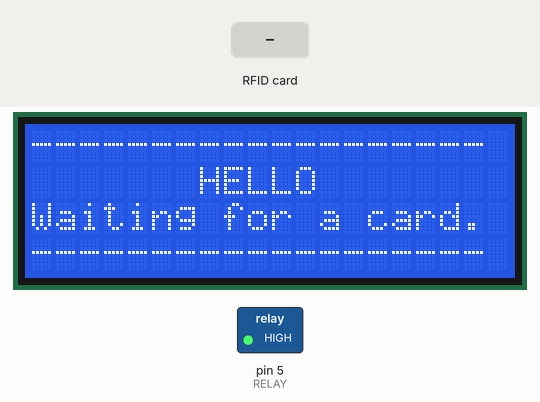
Recording of a sketch running on a simulated Arduino Uno, built with avr-gcc and run on an emulated ATmega328P. On the bench: 20×4 character LCD, switched loads named in the sketch (green lamp = pin HIGH). The inputs (shaded band) are chosen by the test bench. Pins used as bus, display or sensor lines are not drawn; what the sketch prints to the serial monitor is not drawn.

Above: at 1.3 s.
1.4 s: RFID card 5E 7A 19 C4 held to the reader
At 2.0 s:
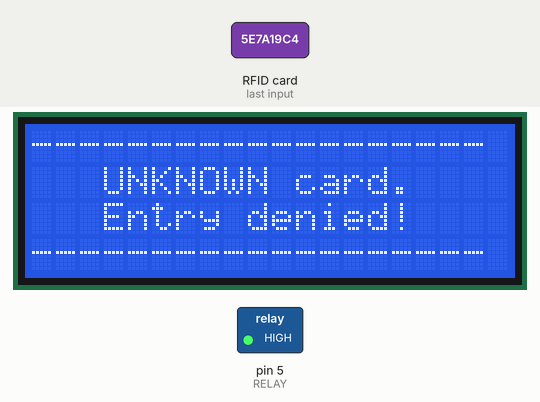
Timing chart, 0 to 4.4 s (numbered marks = the images above; inputs shaded):
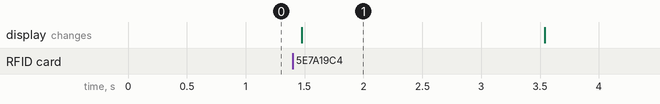

The sketch:

sketch.ino
```cpp
// RFID reader + LCD + RELAY (+ LED) - detection of my cards and control of access

// RELAY has reversed states > LOW is ON (meaning opened) and HIGH is OFF (meaning closed)

// libraries for RFID reader
#include <SPI.h>
#include <MFRC522.h>
// libraries for LCD (I2C)
#include <Wire.h>
#include <LiquidCrystal_I2C.h>

// map pins on board (UNO R3) for SDA a RST pins on reader (for SPI communication)
#define SDA_PIN 10
#define RST_PIN 9
// map pin on board to RELAY
#define RELAY 5

// time limits after reading a card
#define STAY_OPEN 5000
#define STAY_LOCKED 2000

// instantiate RFID reader (from lib.)
MFRC522 rfid(SDA_PIN, RST_PIN);
// instantiate LCD (I2C address is 0x27)
LiquidCrystal_I2C lcd(0x27, 20, 4);

void setup() {
  // serial monitor, communication speed: 9600 baud
  Serial.begin(9600);

  // SPI communication
  SPI.begin();
  // RFID reader initialize communication
  rfid.PCD_Init();

  // setup LCD
  lcd.begin();
  lcd.backlight();
  lcd.noBlink();
  setScreanHello();

  // setup RELAY
  pinMode(RELAY, OUTPUT);
  digitalWrite(RELAY, HIGH);
}

void loop() {

  // search for RFID tags - if not return (= again)
  if ( ! rfid.PICC_IsNewCardPresent())
    return;

  // check data received from tag (if correct)
  if ( ! rfid.PICC_ReadCardSerial())
    return;

  // Print info - tag version
  MFRC522::PICC_Type piccType = rfid.PICC_GetType(rfid.uid.sak);
 // char name[] = rfid.PICC_GetTypeName(piccType);
  Serial.print("Type: ");
  Serial.println(rfid.PICC_GetTypeName(piccType));

//  //Show info - tag version
//  lcd.clear();
//  lcd.setCursor ( 0, 0 );
//  lcd.print("Type:");
//  lcd.setCursor ( 0, 1 );
//  lcd.print(rfid.PICC_GetTypeName(piccType));

  // Check supported Types
  if (piccType != MFRC522::PICC_TYPE_MIFARE_MINI &&
      piccType != MFRC522::PICC_TYPE_MIFARE_1K &&
      piccType != MFRC522::PICC_TYPE_MIFARE_4K) {
    Serial.println("This RFID card is not (fully) supported!\n(Type of MIFARE Classic?)");

    // Potential problems ahead if not supported and return disabled! (Must try if you want to read ID of unknown (type) card.)
 //   return;
  }

  // Print tag ID (hexadecimal)
  Serial.print("ID:  ");
  printIDHex(rfid.uid.uidByte, rfid.uid.size);
  Serial.println();

  // My (known) cards
  if (rfid.uid.uidByte[0] == 0x79 & rfid.uid.uidByte[1] == 0xCA & rfid.uid.uidByte[2] == 0xD1 & rfid.uid.uidByte[3] == 0x98) {
    Serial.println("Found card #1");
    handlingOfCardsAndDoors(true);
  }
  else if (rfid.uid.uidByte[0] == 0x76 & rfid.uid.uidByte[1] == 0xCF & rfid.uid.uidByte[2] == 0x60 & rfid.uid.uidByte[3] == 0x29) {
    Serial.println("Found card #2");
    handlingOfCardsAndDoors(true);
  }
  else if (rfid.uid.uidByte[0] == 0x86 & rfid.uid.uidByte[1] == 0x8E & rfid.uid.uidByte[2] == 0x53 & rfid.uid.uidByte[3] == 0x29) {
    Serial.println("Found card #3");
    handlingOfCardsAndDoors(true);
  }
  else if (rfid.uid.uidByte[0] == 0xF4 & rfid.uid.uidByte[1] == 0x1A & rfid.uid.uidByte[2] == 0xFE & rfid.uid.uidByte[3] == 0x28) {
    Serial.println("Found card #4");
    handlingOfCardsAndDoors(true);
  }
  else if (rfid.uid.uidByte[0] == 0xB9 & rfid.uid.uidByte[1] == 0xE3 & rfid.uid.uidByte[2] == 0xBE & rfid.uid.uidByte[3] == 0x98) {
    Serial.println("Found card #5");
    handlingOfCardsAndDoors(true);
  }
  //  else if(rfid.uid.uidByte[0] == 0xF9 & rfid.uid.uidByte[1] == 0x23 & rfid.uid.uidByte[2] == 0x79 & rfid.uid.uidByte[3] == 0x98) {
  //    Serial.println("Found card #6");
  //    handlingOfCardsAndDoors(true);
  //  }
  else if (rfid.uid.uidByte[0] == 0x04 & rfid.uid.uidByte[1] == 0x11 & rfid.uid.uidByte[2] == 0x6F & rfid.uid.uidByte[3] == 0xDA & rfid.uid.uidByte[4] == 0x8E & rfid.uid.uidByte[5] == 0x55 & rfid.uid.uidByte[6] == 0x80) {
    Serial.println("Found card #7");
    handlingOfCardsAndDoors(true);
  }
  //  else if (rfid.uid.uidByte[0] == 0x04 & rfid.uid.uidByte[1] == 0x53 & rfid.uid.uidByte[2] == 0x75 & rfid.uid.uidByte[3] == 0x7A & rfid.uid.uidByte[4] == 0x89 & rfid.uid.uidByte[5] == 0x48 & rfid.uid.uidByte[6] == 0x80) {
  //    Serial.println("Found card #8");
  //    handlingOfCardsAndDoors(true);
  //  }
  else {
    handlingOfCardsAndDoors(false);
  }

//  Serial.println(); // moved to handlingOfCards()

  // end of communication
  rfid.PICC_HaltA();
  rfid.PCD_StopCrypto1();
}

void handlingOfCardsAndDoors(bool known){
  if (known == true) {
    Serial.println("Found KNOWN card");
    Serial.println();
    setScreanEnter();
    digitalWrite(RELAY, LOW);
    delay(STAY_OPEN);
    digitalWrite(RELAY, HIGH);
  } else {
    Serial.println("Found UNKNOWN card!");
    Serial.println();
    setScreanNoEnter();
    delay(STAY_LOCKED);
  }
  setScreanHello();
}

void setScreanHello() {
  lcd.clear();
  lcd.setCursor ( 0, 0 );
  lcd.print("-------------------");
  lcd.setCursor ( 7, 1 );
  lcd.print("HELLO");
  lcd.setCursor ( 0, 2 );
  lcd.print("Waiting for a card.");
  lcd.setCursor ( 0, 3 );
  lcd.print("-------------------");
}

void setScreanEnter() {
  lcd.clear();
  lcd.setCursor ( 0, 0 );
  lcd.print("-------------------");
  lcd.setCursor ( 6, 1 );
  lcd.print("WELCOME");
  lcd.setCursor ( 3, 2 );
  lcd.print("You may enter.");
  lcd.setCursor ( 0, 3 );
  lcd.print("-------------------");
}

void setScreanNoEnter() {
  lcd.clear();
  lcd.setCursor ( 0, 0 );
  lcd.print("-------------------");
  lcd.setCursor ( 3, 1 );
  lcd.print("UNKNOWN card.");
  lcd.setCursor ( 3, 2 );
  lcd.print("Entry denied!");
  lcd.setCursor ( 0, 3 );
  lcd.print("-------------------");
}

// print of ID in hexadecimal format
void printIDHex(byte *buffer, byte bufferSize) {
  for (byte i = 0; i < bufferSize; i++) {
    Serial.print(buffer[i] < 0x10 ? " 0" : " ");
    Serial.print(buffer[i], HEX);
  }
}
```

Measured:
- after the input at 1.4 s, the display: changes after 0.08 s (image 1)
- what the display in image 1 shows lasts 2.0 s, from 1.5 s to 3.5 s
